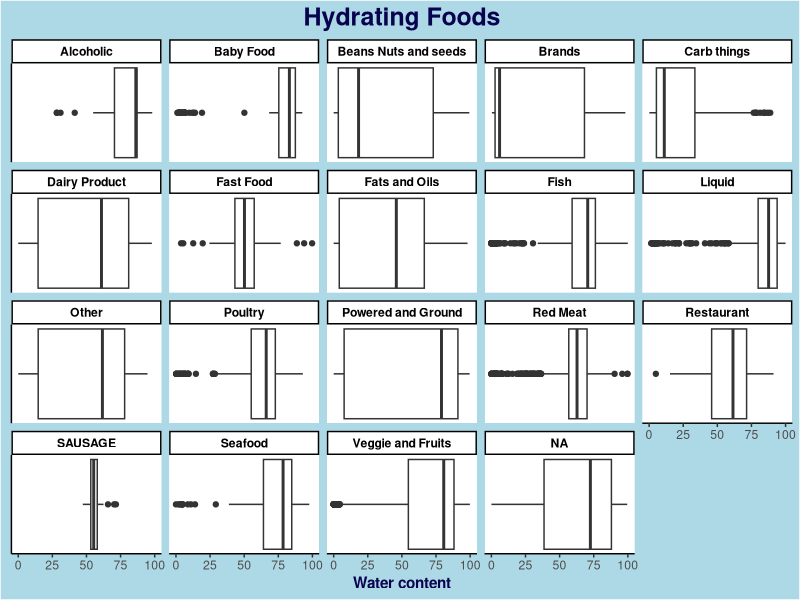

This chart was generated by the following R code:
## ---- chunk 1
library(tidyverse)
#library(data.table)
## ---- chunk 2
#setwd("C:/Users/It's Me Betty/Documents/MC. Data 110")

USDAa <- read_csv("food_nutrient_composition_USDA.csv",locale=locale(encoding="latin1"), show_col_types = FALSE ) #File had a charatcher that was not encoded properly, just this code allowed it to read into RStudio
## ---- chunk 3
#headers <- names(USDAa)
#headers
USDAb <- USDAa [, c("Shrt_Desc","Energ_Kcal","Water_(g)", "Ash_(g)", "Protein_(g)",  "Lipid_Tot_(g)",  "Carbohydrt_(g)","Fiber_TD_(g)", "Sugar_Tot_(g)", "Cholestrl_(mg)", "FA_Sat_(g)", "FA_Mono_(g)", "FA_Poly_(g)", "GmWt_1", "GmWt_Desc1", "GmWt_2", "GmWt_Desc2" , "Calcium_(mg)", "Magnesium_(mg)", "Potassium_(mg)", "Sodium_(mg)",  "Thiamin_(mg)", "Selenium_(µg)",   "Alpha_Carot_(µg)", "Beta_Carot_(µg)",  "Beta_Crypt_(µg)", "Lycopene_(µg)", "Vit_C_(mg)", "Vit_E_(mg)")]
#sapply(USDAb, class)
names(USDAb)[names(USDAb) == "Lipid_Tot_(g)"] <- "Fat_(g)" 
#Lipid is a fancy way to say Fat

colnames(USDAb) <- gsub("\\(|\\)", "", colnames(USDAb))
#removing the () from orginal data headers
## ---- chunk 4
USDAd <- USDAb |>
  mutate(Fat_Rating = case_when(
    Fat_g == 0.00 & Fat_g <= 0.99 ~ "Fat-free",
    Fat_g >= 1 & Fat_g <= 15.99 ~ "Low Fat",
    Fat_g >= 16 & Fat_g <=22.99 ~ "Low Moderate Fat",
    Fat_g >= 23 & Fat_g <=38.99 ~ " Moderate Fat",
    Fat_g >= 39 & Fat_g <=55.99 ~ " Moderate High Fat",
    Fat_g >= 56 & Fat_g <=69.99 ~ " High Fat",
    Fat_g >= 70 & Fat_g <= 90.99 ~ "Really High Fat",
    Fat_g >= 91 & Fat_g <= 100 ~ "All Fats",
    TRUE ~ NA_character_  # default value if none of the conditions are met
  )) |>
  
  mutate(Protein_rating = case_when(
    Protein_g == 0.00 & Protein_g <= 0.99 ~ "Protein-free",
    Protein_g >= 1 & Protein_g <= 15.99 ~ "Low Protein",
    Protein_g >= 16 & Protein_g <=22.99 ~ "Low Moderate Protein",
    Protein_g >= 23 & Protein_g <=38.99 ~ " Moderate Protein",
    Protein_g >= 39 & Protein_g <=55.99 ~ " Moderate High Protein",
    Protein_g >= 56 & Protein_g <=69.99 ~ " High Protein",
    Protein_g >= 70 & Protein_g <= 90.99 ~ "Really High Protein",
    Protein_g >= 91 & Protein_g <= 100 ~ "All Proteins",
    TRUE ~ NA_character_  
  )) |>
  mutate(Carb_rating = case_when(
    Carbohydrt_g == 0.00 & Carbohydrt_g <= 0.99 ~ "Carb-free",
    Carbohydrt_g >= 1 & Carbohydrt_g <= 15.99 ~ "Low Carb",
    Carbohydrt_g >= 16 & Carbohydrt_g <=22.99 ~ "Low Moderate Carb",
    Carbohydrt_g >= 23 & Carbohydrt_g <=38.99 ~ " Moderate Carb",
    Carbohydrt_g >= 39 & Carbohydrt_g <=55.99 ~ " Moderate High Carb",
    Carbohydrt_g >= 56 & Carbohydrt_g <=69.99 ~ " High Carb",
    Carbohydrt_g >= 70 & Carbohydrt_g <= 90.99 ~ "Really High Carb",
    Carbohydrt_g >= 91 & Carbohydrt_g <= 100 ~ "All Carbs",

    TRUE ~ NA_character_ 
  )) 
#scaling Macros to fit into "level"
## ---- chunk 5
USDAc <- USDAd |> 
  
  mutate(Category = case_when(
    
    grepl("bacon|bear|beef|bison|buffalo|caribou|elk|game|ham|lamb|moose|mutton|pork|veal|venison|wgyu", Shrt_Desc, ignore.case = TRUE) ~ "Red Meat",

        grepl("chckn|chicken|chkn|duck|egg|emu|goose|grouse|guinea|ostrich|owl|pheasant|poultry|quail|squab|turkey", Shrt_Desc, ignore.case = TRUE) ~ "Poultry",    
    
    grepl("anchovy|bass|burbot|carp|caviar|cisco|cod|croaker|eel|fish|grouper|haddock|halibut|herring|lobster|ling|mackerel|mullet|pout|perch|pike|pompano|pollock|roe|sardine|salmon|scup|shad|shark|sheepshead|smelt|snapper|spot|sturgeon|sucker|trout|tuna|turbot|whale|whiting|yellowtail", Shrt_Desc, ignore.case = TRUE) ~ "Fish",
    
    grepl("abalone|clam|conch|crab|crayfish|frog|mussel|mussels|octopus|oyster|prawns|scallop|sea lion|seafood|seal|seaweed|shrimp|snail|squid|turtle|urchins|walrus|whelk", Shrt_Desc, ignore.case = TRUE) ~ "Seafood",
    
    grepl("butter|casein|cheese|cream|crm|dairy|de leche|dessert|ice cream|milk|queso|whey|yogurt", Shrt_Desc, ignore.case = TRUE) ~ "Dairy Product",
  
        grepl("natto|chickpea|edamame|acorns|almonds|beans|cowpeas|hummus|lentils|nut|nuts|peacans|peacan|pecan|pecans|peanuts|seed|seeds|sesame|soy|succotash|tofu|sunflower",Shrt_Desc, ignore.case = TRUE) ~ "Beans Nuts and seeds",
    
    grepl("seasoning|flakes|ground|pdr|powder|spice|spices|salt", Shrt_Desc, ignore.case = TRUE) ~ "Powered and Ground",
    
    grepl("apples|apple|artichokes|asparagus|apricots|avocados|bananas|brussels|chard|chicory|grns|okra|leaves|beets|chives|borage|dock|elderberries|kale|shallots|leeks|carrot|blackberries|blueberries|cabbage|cauliflower|broccoli|cloudberries|corn|cranberries|fungi|figs|grass|huckleberries|mushrooms|orange|pear|pepper|peppers|peas|onions|palm|parsley|parsnip|potato|pumpkin|rutabagas|spinach|pickles|plum|radishes|raspberries|squash|strawberries|sweet potato|taro|tomato|turnip|yam|winged|wasabi|grapes|grapefruit|guavas|jackfruit|jujube|kiwifruit|kumquats|limes|litchis|longans|mangos|melons|mulberries|nectarines|olives|papayas|passion|peaches|persimmons|plantains|prunes|pomegranates|cherries|dates|bamboo shoot|celery|chayote|dandelion|garlic|ginger|lettuce|lotus|pickle|fennel|nopal|pummelo|gourd|chervil|coriander|dill|marjoram|paprika|rosemary|saffron|basil|dill|mustard|thyme|capers|horseradish|rosemary", Shrt_Desc, ignore.case = TRUE) ~ "Veggie and Fruits",
    
    grepl("drsng|fat|lard|margarine|oil|shortening", Shrt_Desc, ignore.case = TRUE) ~ "Fats and Oils",
    
    grepl("ALCOHOLIC|WHISKEY", Shrt_Desc, ignore.case = TRUE) ~ "Alcoholic",
    
    grepl("baby|baby food|babyfood|formu|formula|inf|toddler", Shrt_Desc, ignore.case = TRUE) ~ "Baby Food",
    
     grepl("big daddy's|fast fd|popeyes|papa john's|pizza hut|little caesars|subway|kfc|digioro|domino's|chipotle|chick-fil-a|carl's jr|mcdonald's|wendy's|taco bell|burger king|fast foods", Shrt_Desc, ignore.case = TRUE) ~ "Fast Food",
    
    grepl("cracker barrel|on the border|carrabba's|olive garden|friday's|applebee's|denny's|restaurant", Shrt_Desc, ignore.case = TRUE) ~ "Restaurant",
    
    grepl("barbara's puffins|bear naked|breyers|campbell's|carl buddig|cascadian farm|cheez-it|franco-a|form bar|general mills|garderburger|GARDENBURGER|heinz|hot pockets|hormel|kashi|kellogg's|keebler|kraft|klondike|littl debbi|loma linda|louis rich|malt-o-meal|martha|murray|morningstar|mission|nabisco|nature's|path|oscar mayer|pace|pillsbury|prego|post|quaker|qkr|ralston|reddi|smart|worthington", Shrt_Desc, ignore.case =TRUE) ~ "Brands",
    
    grepl("arizona|beverage|brewed|carbonated|chili|coffee|cocacolate|drk|eggnog|gravy|honey|jams|preserves|jellies|juice|juc|lemonade|lipton|marmalade|mayonnaise|molasses|pepsico|punch juc|propel|sauce|soup|swanson|tea|v8|water|ELECTROLYTE|paste|extract|vinegar|nectar|puree", Shrt_Desc, ignore.case = TRUE) ~ "Liquid",

    
    grepl("amaranth|bagels|barley|bisuits|biscuits|cracker|phyllo|popevers|bread|cake|candies|chips|chocolate|cones|cookies|flr|cornmeal|crackers|croissants|croutons|danish|cereals|doughnuts|flrmix|frostings|granola|grits|lasagna|macaroni|millet|muffin|muffins|noodles|oat|oats|pancakes|pastry|pie|pizza|popcorn|potatoes|pretzels|puddings|quinoa|raviolo|rice|rolls|rye|shells|spaghetti|strudel|toast|tortillas|trail|waffle|waffles|wheat|VERMICELLI|zwieback", Shrt_Desc, ignore.case = TRUE) ~"Carb things",

    grepl("bologna|bratwurst|kielbasa|liverwurst|rankfurter|sausage|yachtwurst", Shrt_Desc, ignore.case = TRUE) ~ "SAUSAGE",
    
    grepl("agave|cattail|cmdty|commodity|diabetes|frozen|gelatin|leavening|snack|sugars|syrup|sweeteners|vegetarian", Shrt_Desc, ignore.case = TRUE) ~ "Other",
    
    TRUE ~ NA_character_
  ))
#Giving eat item a Category to call home
## ---- chunk 6
write_csv(USDAc, file = "USDAc2nutr.csv")
#save a new csv to load into Tableau
## ---- chunk 7
ggplot(USDAc, aes(x= Water_g))+
  geom_boxplot()+
  facet_wrap(~ Category)+
  labs(title = "Hydrating Foods",
       x = "Water content",
       y = NULL) +
  
  theme_classic()+
  theme(plot.title = element_text(face = "bold", hjust = .5, size = 18, color = "#08034f"),
        axis.text.y = element_blank(),
        axis.ticks.y = element_blank(),
        plot.background = element_rect(fill = "lightblue"),
        axis.title.x = element_text(face = "bold", color = "#08034f"),
        strip.text = element_text(color = "#000000", face = "bold"),)
